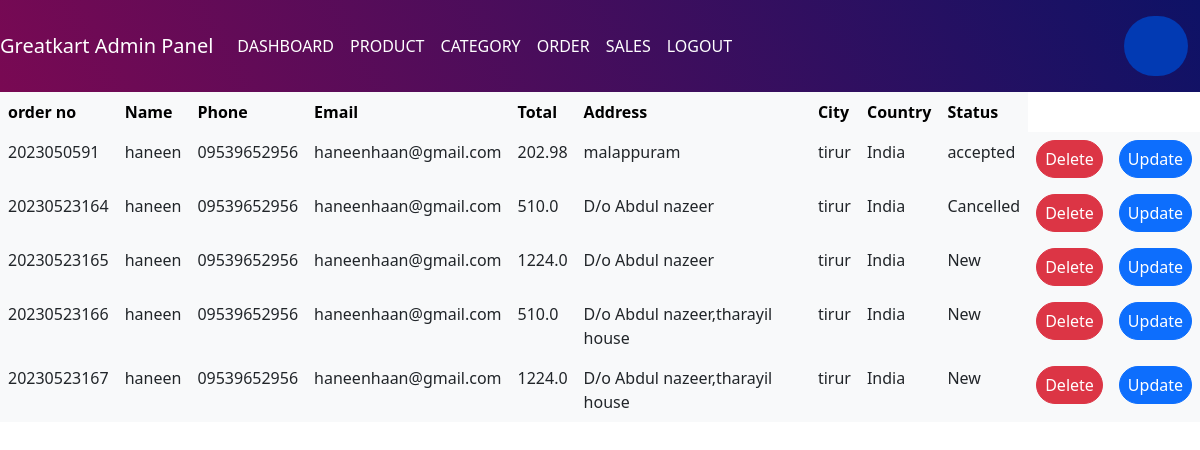
The page /custom_admin/order on the database as committed earlier.
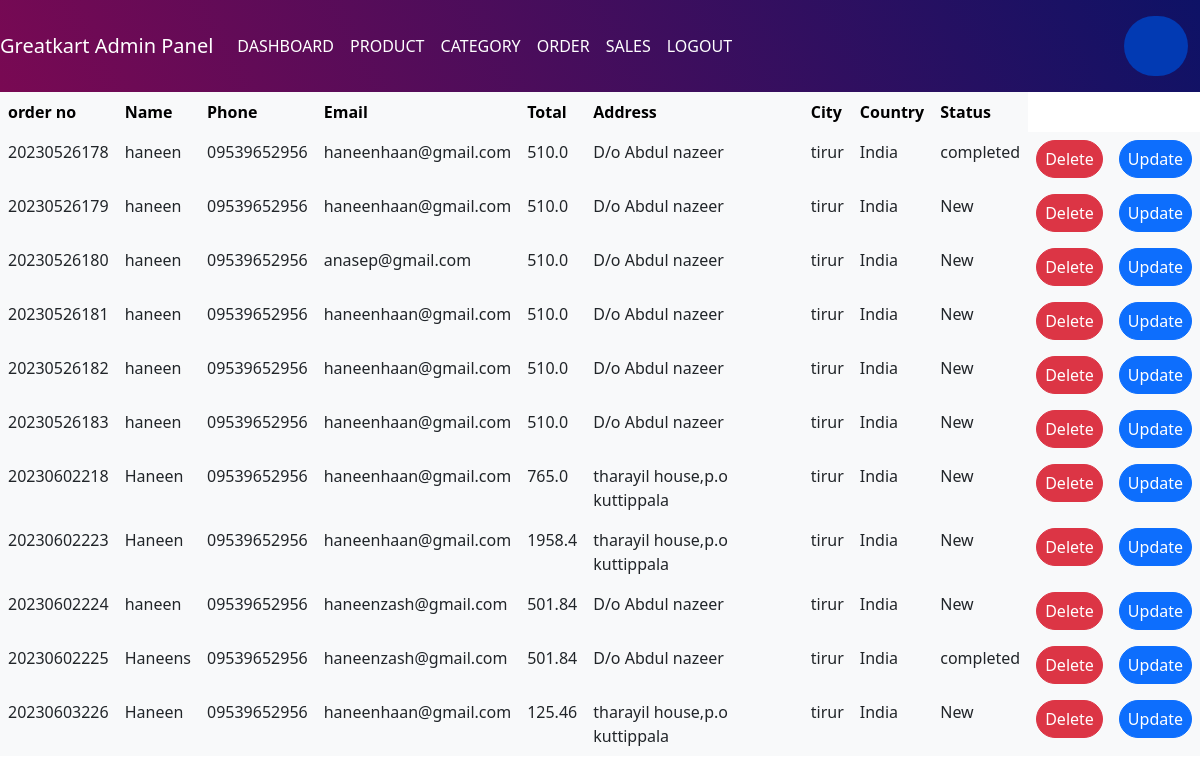
The same page on the database as committed later.
### orders/models.py (models this page shows, shortened)
class Order(models.Model):
    STATUS = (
        ('New', 'New'),
        ('Accepted', 'Accepted'),
        ('Completed', 'Completed'),
        ('Cancelled', 'Cancelled'),
    )
    user = models.ForeignKey(Account, on_delete=models.SET_NULL, null=True)
    payment = models.ForeignKey(Payment, on_delete=models.SET_NULL, blank=True, null=True)
    order_number = models.CharField(max_length=20)
    first_name = models.CharField(max_length=50)
    last_name = models.CharField(max_length=50)
    phone = models.CharField(max_length=15)
    email = models.EmailField(max_length=50)
    Type = models.CharField(max_length=50)
    address = models.CharField(max_length=50, blank=True)
    country = models.CharField(max_length=50)
    state = models.CharField(max_length=50)
    city = models.CharField(max_length=50)
    order_note = models.CharField(max_length=100, blank=True)
    order_total = models.FloatField()
    tax = models.FloatField()
    status = models.CharField(max_length=10, choices=STATUS, default='New')
    ip = models.CharField(blank=True, max_length=20)
    is_ordered = models.BooleanField(default=False)
    created_at = models.DateTimeField(auto_now_add=True)
    updated_at = models.DateTimeField(auto_now=True)
    coupon = models.ForeignKey(Coupon, null=True, blank=True, on_delete=models.SET_NULL)

### customadmin/views.py (the view)
# urls.py: path('order', views.order_details, name='order'),
def order_details(request):
    if request.user:
        if 's' in request.POST:
            s = request.POST['s']
            order_details = Order.objects.filter(product_name__icontains=s)
        else:
            order_details = Order.objects.all()
        return render(request, 'adminfiles/order.html', {'details': order_details})
    return redirect(admins_log)

### carts/context_processors.py (called while the page is built, shortened)
def counter(request):
    cart_count=0
    if 'admin' in request.path:
        return {}
    return dict(cart_count=cart_count)

### category/context_processor.py (called while the page is built)
def menu_links(request):
    links = category.objects.all()
    return dict(links=links)

### templates/adminfiles/order.html (shortened to what this page needs)
<!DOCTYPE html>
<html lang="en">
<head>
<link href="https://cdn.jsdelivr.net/npm/bootstrap@5.2.1/dist/css/bootstrap.min.css" rel="stylesheet">
</head>
<body>
  <nav class="navbar navbar-expand-lg" style="background-color: rgb(77, 184, 255) ;background: linear-gradient(242deg, rgba(14,18,102,1) 0%, rgba(121,9,83,1) 100%, rgba(0,212,255,1) 100%);">
      <a class="navbar-brand" href="admins_home" style="color: white;"> Greatkart Admin Panel</a>
      <div class="collapse navbar-collapse" id="navbarNavAltMarkup">
        <div class="navbar-nav">
            <a class="nav-item nav-link" style="color: white;" href="dashboard/">DASHBOARD</a>
            <a class="nav-item nav-link" style="color: white;" href="product_details">PRODUCT</a>
            <a class="nav-item nav-link" style="color: white;" href="category">CATEGORY</a>
            <a class="nav-item nav-link" style="color: white;" href="order">ORDER</a>
            <a class="nav-item nav-link" style="color: white;" href="/custom_admin/SalesReport">SALES</a>
            <a class="nav-item nav-link" style="color: white;" href="/custom_admin/logout/">LOGOUT</a>
        </div>
      </div>
      <nav class="navbar navbar-light  ms-auto" >
        <form method="post">
            <div class="container h-100">
              <div class="d-flex justify-content-center h-100">
                <div class="searchbar">
                  <input class="search_input"  type="search" name="s" placeholder="Search By First Name">
                  <a href="#" class="search_icon"></a>
                </div>
              </div>
            </div>
        </form>
      </nav>
  </nav>
  <table class="table table-borderless">
    <thead class="table-light">
      <tr>
        <th scope="col">order no</th>
        <th scope="col"> Name</th>
        <th scope="col">Phone</th>
        <th scope="col">Email</th>
        <th scope="col">Total</th>
        <th scope="col">Address</th>
        <th scope="col">City</th>
        <th scope="col">Country</th>
        <th scope="col">Status</th>
      </tr>
    <tbody>
        {% for dis in details %}
      <tr class="table-light text-dark ">
        <td >{{dis.order_number}}</td>
        <td>{{dis.first_name}}</td>
        <td>{{dis.phone}}</td>
        <td>{{dis.email}}</td>
        <td>{{dis.order_total}}</td>
        <td>{{dis.address}}</td>
        <td>{{dis.city }}</td>
        <td>{{dis.country }}</td>
        <td>{{dis.status}}</td>
        <div>
          <td><button type="button" class="btn btn-danger rounded-pill px-2" ><a class="text-decoration-none text-white" href="order_delete/{{dis.id}}">Delete</a></button></td>
          <td><button type="button" class="btn btn-primary rounded-pill px-2" ><a class="text-decoration-none text-white" href="ord_upd/{{dis.id}}">Update</a></button></td>
        </div>
        {%endfor%}
    </tbody>
  </table>
</body>
</html>

Rows that differ between the two databases and show on the page:
removed Order: order_number "2023050591", first_name "haneen", phone "09539652956", email "haneenhaan@gmail.com", order_total "202.98", address "malappuram", city "tirur", country "India", status "accepted"
removed Order: order_number "20230523164", first_name "haneen", phone "09539652956", email "haneenhaan@gmail.com", order_total "510.0", address "D/o Abdul nazeer", city "tirur", country "India", status "Cancelled"
removed Order: order_number "20230523165", first_name "haneen", phone "09539652956", email "haneenhaan@gmail.com", order_total "1224.0", address "D/o Abdul nazeer", city "tirur", country "India", status "New"
removed Order: order_number "20230523166", first_name "haneen", phone "09539652956", email "haneenhaan@gmail.com", order_total "510.0", address "D/o Abdul nazeer,tharayil house", city "tirur", country "India", status "New"
removed Order: order_number "20230523167", first_name "haneen", phone "09539652956", email "haneenhaan@gmail.com", order_total "1224.0", address "D/o Abdul nazeer,tharayil house", city "tirur", country "India", status "New"
added Order: order_number "20230526178", first_name "haneen", phone "09539652956", email "haneenhaan@gmail.com", order_total "510.0", address "D/o Abdul nazeer", city "tirur", country "India", status "completed"
added Order: order_number "20230526179", first_name "haneen", phone "09539652956", email "haneenhaan@gmail.com", order_total "510.0", address "D/o Abdul nazeer", city "tirur", country "India", status "New"
added Order: order_number "20230526180", first_name "haneen", phone "09539652956", email "anasep@gmail.com", order_total "510.0", address "D/o Abdul nazeer", city "tirur", country "India", status "New"
added Order: order_number "20230526181", first_name "haneen", phone "09539652956", email "haneenhaan@gmail.com", order_total "510.0", address "D/o Abdul nazeer", city "tirur", country "India", status "New"
added Order: order_number "20230526182", first_name "haneen", phone "09539652956", email "haneenhaan@gmail.com", order_total "510.0", address "D/o Abdul nazeer", city "tirur", country "India", status "New"
added Order: order_number "20230526183", first_name "haneen", phone "09539652956", email "haneenhaan@gmail.com", order_total "510.0", address "D/o Abdul nazeer", city "tirur", country "India", status "New"
added Order: order_number "20230602218", first_name "Haneen", phone "09539652956", email "haneenhaan@gmail.com", order_total "765.0", address "tharayil house,p.o kuttippala", city "tirur", country "India", status "New"
added Order: order_number "20230602223", first_name "Haneen", phone "09539652956", email "haneenhaan@gmail.com", order_total "1958.4", address "tharayil house,p.o kuttippala", city "tirur", country "India", status "New"
added Order: order_number "20230602224", first_name "haneen", phone "09539652956", email "haneenzash@gmail.com", order_total "501.84", address "D/o Abdul nazeer", city "tirur", country "India", status "New"
added Order: order_number "20230602225", first_name "Haneens", phone "09539652956", email "haneenzash@gmail.com", order_total "501.84", address "D/o Abdul nazeer", city "tirur", country "India", status "completed"
added Order: order_number "20230603226", first_name "Haneen", phone "09539652956", email "haneenhaan@gmail.com", order_total "125.46", address "tharayil house,p.o kuttippala", city "tirur", country "India", status "New"
